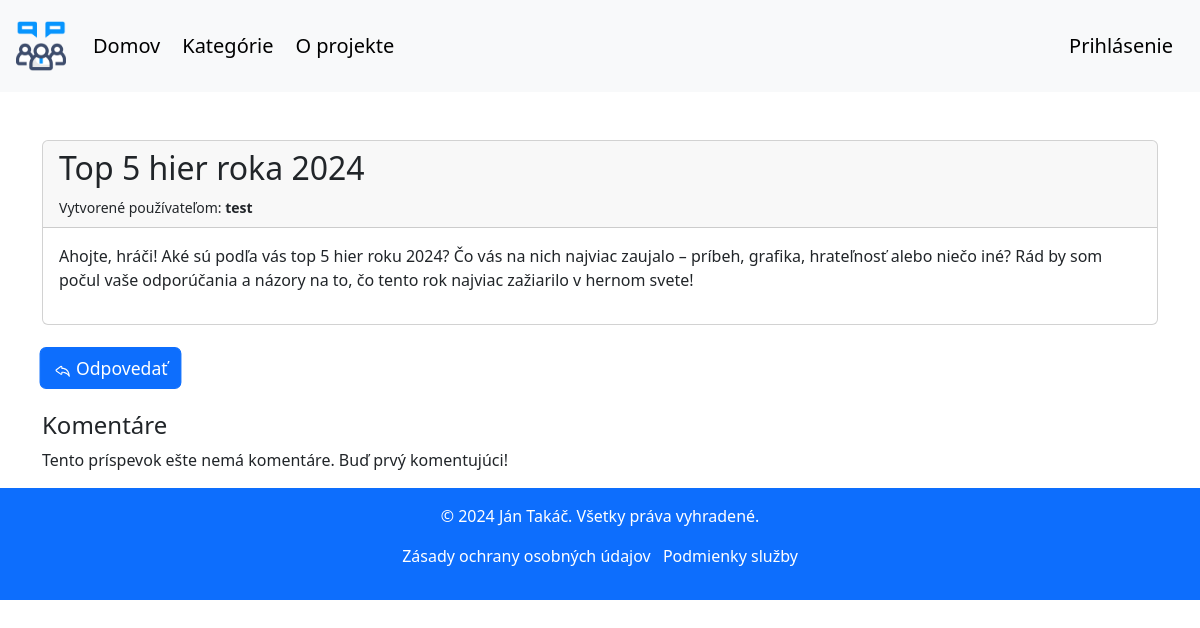
Before: /posts/6/ with the older database file.
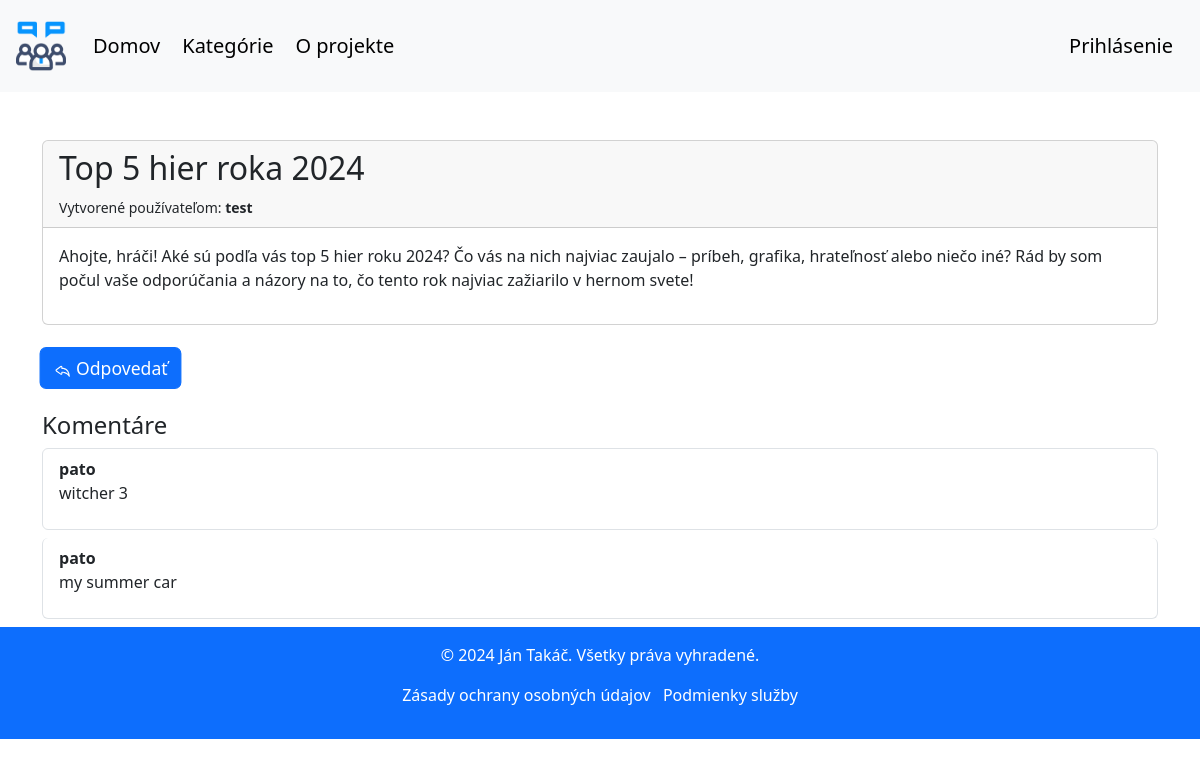
After: the same page with the newer database file.
### forum/models.py (models this page shows, shortened)
class Comment(models.Model):
    post = models.ForeignKey(Post, related_name='comments', on_delete=models.CASCADE)
    user = models.ForeignKey(User, on_delete=models.CASCADE)
    created_at = models.DateTimeField(auto_now_add=True)
    like_count = models.IntegerField(default=0)
    content = models.TextField()
    class Meta:
        ordering = ['-created_at']

### forum/views.py (the view)
# urls.py: path('posts/<int:post_id>/', views.post_detail, name='post_detail'),
def post_detail(request, post_id):
    post = get_object_or_404(Post, id=post_id)
    return render(request, 'forum/post_detail.html', {'post': post})

### forum/templates/forum/post_detail.html (shortened to what this page needs)
{% extends 'forum/base.html' %}
{% block content %}
    <div class="container mt-5">
        <div class="card">
            <div class="card-header">
                <h2 class="card-title">{{ post.title }}</h2>
                <small>Vytvorené používateľom: <strong>{{ post.created_by }}</strong></small>
            </div>
            <div class="card-body">
                <p>{{ post.content }}</p>
            </div>
        </div>
        <div class="mt-4">
            {% if user.is_authenticated %}
                <button type="button" id="reply-btn" class="btn btn-primary ms-1">
                    <svg xmlns="http://www.w3.org/2000/svg" width="16" height="16" fill="currentColor" class="bi bi-reply" viewBox="0 0 16 16">
                        <path d="M6.598 5.013a.144.144 0 0 1 .202.134V6.3a.5.5 0 0 0 .5.5c.667 0 2.013.005 3.3.822.984.624 1.99 1.76 2.595 3.876-1.02-.983-2.185-1.516-3.205-1.799a8.7 8.7 0 0 0-1.921-.306 7 7 0 0 0-.798.008h-.013l-.005.001h-.001L7.3 9.9l-.05-.498a.5.5 0 0 0-.45.498v1.153c0 .108-.11.176-.202.134L2.614 8.254l-.042-.028a.147.147 0 0 1 0-.252l.042-.028zM7.8 10.386q.103 0 .223.006c.434.02 1.034.086 1.7.271 1.326.368 2.896 1.202 3.94 3.08a.5.5 0 0 0 .933-.305c-.464-3.71-1.886-5.662-3.46-6.66-1.245-.79-2.527-.942-3.336-.971v-.66a1.144 1.144 0 0 0-1.767-.96l-3.994 2.94a1.147 1.147 0 0 0 0 1.946l3.994 2.94a1.144 1.144 0 0 0 1.767-.96z"></path>
                    </svg>
                    Odpovedať
                </button>
            {% else %}
                <a href="{% url 'forum:login' %}" class="btn btn-primary ms-1">
                    Odpovedať
                </a>
            {% endif %}
        </div>
        <div class="mt-4">
            <h4>Komentáre</h4>
            <div class="list-group">
                {% if post.comments.exists %}
                    {% for comment in post.comments.all %}
                        <div class="list-group-item card mb-2">
                            <strong>{{ comment.user }}</strong>
                            <p>{{ comment.content }}</p>
                        </div>
                    {% endfor %}
                {% else %}
                    <p>Tento príspevok ešte nemá komentáre. Buď prvý komentujúci!</p>
                {% endif %}
            </div>
        </div>
    </div>
{% endblock %}

Changed rows visible on the page:
added Comment: user "pato", content "witcher 3"
added Comment: user "pato", content "my summer car"
Other visible differences:
text no longer shown: "Tento príspevok ešte nemá komentáre. Buď prvý komentujúci!"
